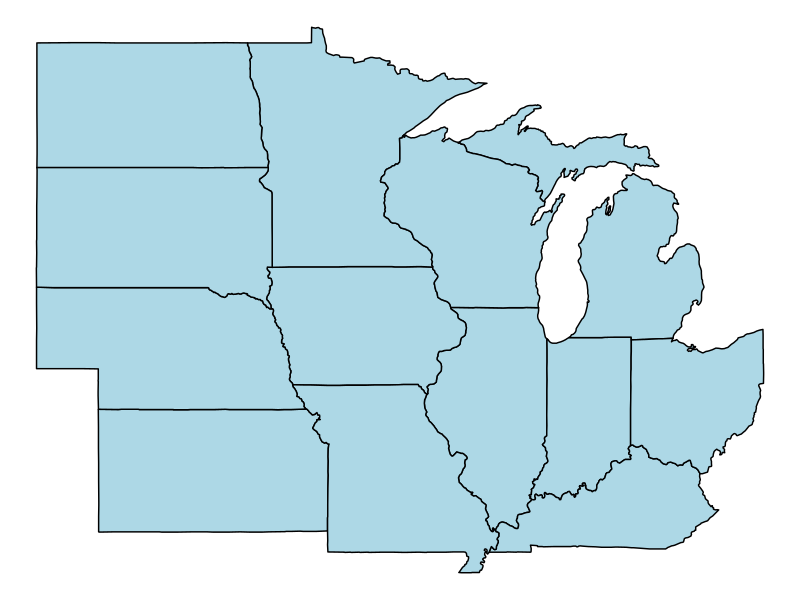

Here is the R script that generated this plot:
library(ggplot2)
library(dplyr)

us_map <- map_data("state")

# Midwest Region

us_map %>%
  filter(region %in% c("ohio","michigan","indiana","wisconsin", 
                       "kentucky","illinois","minnesota","north dakota",
                       "south dakota","iowa","missouri","kansas","nebraska")) %>%
  ggplot(aes(x = long, y = lat, group = group)) + 
  geom_polygon(fill = "lightblue", color = "black") +
  theme_void()

